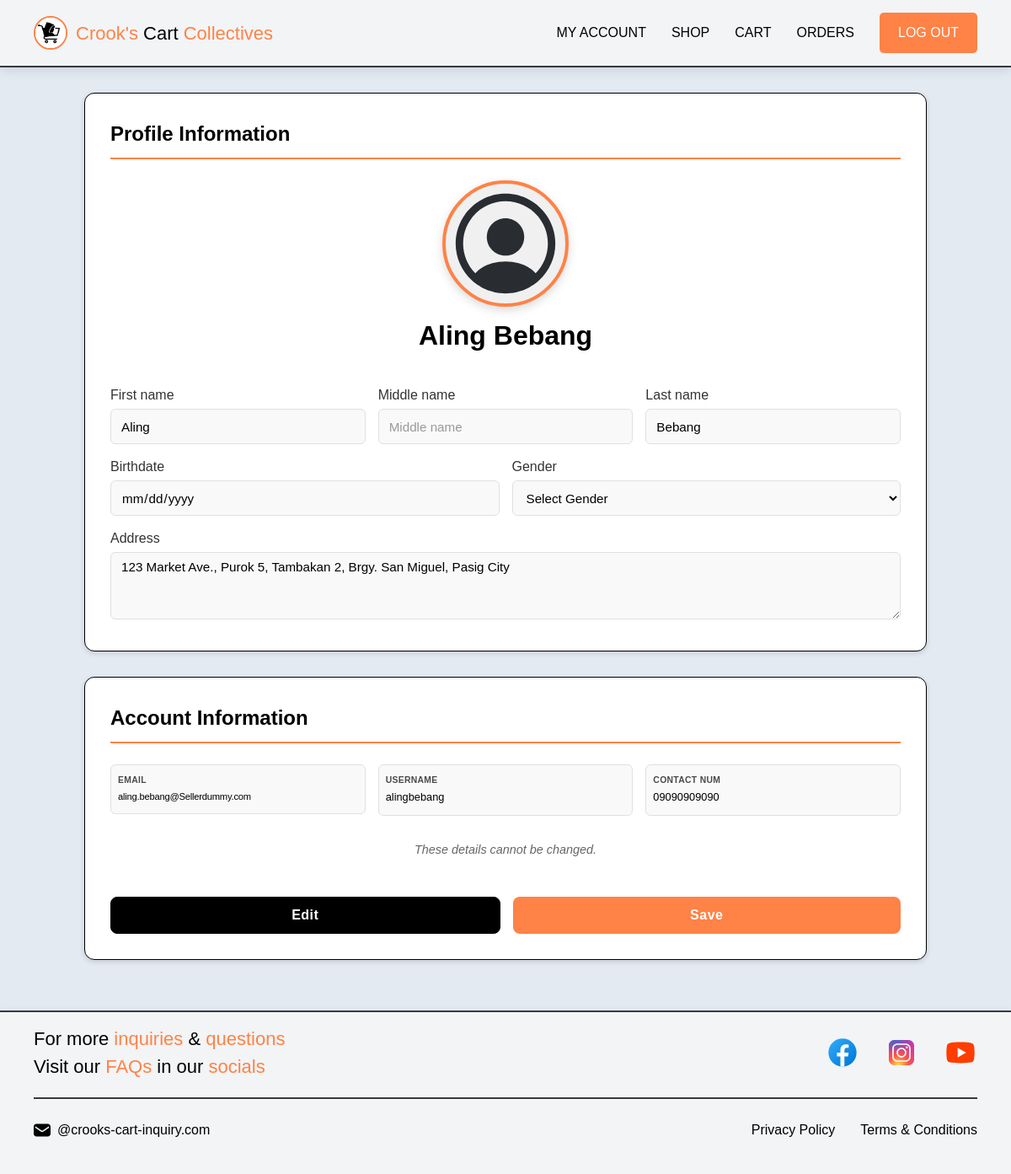
Screenshot of /pages/customer-profile.php (signed in) with the database file from the repository.
### tables this page shows
CREATE TABLE users (
    user_id INT AUTO_INCREMENT PRIMARY KEY,
    first_name VARCHAR(30) NOT NULL,
    middle_name VARCHAR(30),
    last_name VARCHAR(30) NOT NULL,
    email VARCHAR(100) UNIQUE NOT NULL,
    username VARCHAR(30) UNIQUE NOT NULL,
    password VARCHAR(60) NOT NULL,
    birthdate DATE,
    gender ENUM('Male', 'Female', 'Other'),
    contact_number VARCHAR(13),
    address VARCHAR(150),
    profile_picture VARCHAR(120),
    date_created TIMESTAMP DEFAULT CURRENT_TIMESTAMP,
    INDEX idx_email (email),
    INDEX idx_username (username),
    INDEX idx_contact (contact_number)
) COMMENT='Stores all user account information';

### database/data-storage-handler.php (called while the page is built, shortened)
<?php
function getFileUrl($path, $filename = null) {
    if ($filename !== null) {
        $fullPath = rtrim($path, '/') . '/' . $filename;
    } else {
        $fullPath = $path;
    }
    if (strpos($fullPath, 'Crooks-Data-Storage/') === 0) {
        return '../database/data-storage-handler.php?action=serve&path=' . urlencode($fullPath);
    }
    return '../' . $fullPath;
}
?>

### pages/customer-profile.php (the view, shortened to what this page needs)
<?php
require_once('../database/database-connect.php');
require_once('../database/data-storage-handler.php');
$userId = $_SESSION['user_id'];
$user = [];
try {
    $stmt = $connection->prepare("SELECT * FROM users WHERE user_id = ?");
    $stmt->execute([$userId]);
    $user = $stmt->fetch(PDO::FETCH_ASSOC);
} catch (PDOException $e) {
    error_log("Error fetching user profile: " . $e->getMessage());
    $error = "Unable to load profile data. Please try again later.";
}
function getProfilePictureUrl($picture) {
    return getFileUrl($picture);
}
?>
<!DOCTYPE html>
<html lang="en">
<head>
    <link rel="stylesheet" href="../styles/header.css">
    <link rel="stylesheet" href="../styles/profile.css">
    <link rel="stylesheet" href="../styles/footer.css">
</head>
<body>
    <?php include_once('header.php'); ?>
    <div class="content">
        <?php if (isset($error)): ?>
        <div class="message error" style="display: block; margin-bottom: 20px;">
            <?php echo htmlspecialchars($error); ?>
            <a href="customer-dashboard.php" style="color: white; text-decoration: underline; margin-left: 10px;">
                Return to Dashboard
            </a>
        </div>
        <?php else: ?>
        <form id="profileForm" class="profile-container" method="POST" enctype="multipart/form-data" autocomplete="on">
            <div class="form-section personal-info-section">
                <h3>Profile Information</h3>
                <div class="profile-stacked-container">
                    <div class="profile-picture-wrapper">
                        <img id="profilePicturePreview"
                             src="<?php echo getProfilePictureUrl($user['profile_picture'] ?? ''); ?>"
                             alt="Profile Picture"
                             onerror="this.onerror=null; this.src='../assets/image/icons/user-profile-circle.svg';">
                    </div>
                    <div class="profile-name-single-line">
                        <span class="display-full-name"><?php echo htmlspecialchars($user['first_name'] ?? '', ENT_QUOTES, 'UTF-8'); ?> <?php echo htmlspecialchars($user['last_name'] ?? '', ENT_QUOTES, 'UTF-8'); ?></span>
                    </div>
                </div>
                <div class="fields-row with-labels">
                    <div class="form-group flex-field">
                        <label for="first_name" class="field-label">First name</label>
                        <input type="text" id="first_name" name="first_name" required
                               value="<?php echo htmlspecialchars($user['first_name'] ?? '', ENT_QUOTES, 'UTF-8'); ?>"
                               placeholder="First name" maxlength="50" disabled>
                    </div>
                    <div class="form-group flex-field">
                        <label for="middle_name" class="field-label">Middle name</label>
                        <input type="text" id="middle_name" name="middle_name"
                               value="<?php echo htmlspecialchars($user['middle_name'] ?? '', ENT_QUOTES, 'UTF-8'); ?>"
                               placeholder="Middle name" maxlength="50" disabled>
                    </div>
                    <div class="form-group flex-field">
                        <label for="last_name" class="field-label">Last name</label>
                        <input type="text" id="last_name" name="last_name" required
                               value="<?php echo htmlspecialchars($user['last_name'] ?? '', ENT_QUOTES, 'UTF-8'); ?>"
                               placeholder="Last name" maxlength="50" disabled>
                    </div>
                </div>
                <div class="fields-row balanced-row with-labels">
                    <div class="form-group half-field">
                        <label for="birthdate" class="field-label">Birthdate</label>
                        <input type="date" id="birthdate" name="birthdate"
                               value="<?php echo htmlspecialchars($user['birthdate'] ?? ''); ?>"
                               max="<?php echo date('Y-m-d', strtotime('-13 years')); ?>"
                               min="<?php echo date('Y-m-d', strtotime('-120 years')); ?>" disabled>
                    </div>
                    <div class="form-group half-field">
                        <label for="gender" class="field-label">Gender</label>
                        <select id="gender" name="gender" disabled>
                            <option value="">Select Gender</option>
                        </select>
                    </div>
                </div>
                <div class="form-group full-width with-label">
                    <label for="address" class="field-label">Address</label>
                    <textarea id="address" name="address" required rows="3"
                              placeholder="Enter your complete address"
                              maxlength="255" disabled><?php echo htmlspecialchars($user['address'] ?? '', ENT_QUOTES, 'UTF-8'); ?></textarea>
                </div>
            </div>
            <div class="form-section account-info-section">
                <h3>Account Information</h3>
                <div class="info-row">
                    <div class="info-group">
                        <label>Email</label>
                        <p class="info-value centered"><?php echo htmlspecialchars($user['email'] ?? '', ENT_QUOTES, 'UTF-8'); ?></p>
                    </div>
                    <div class="info-group">
                        <label>Username</label>
                        <p class="info-value centered"><?php echo htmlspecialchars($user['username'] ?? '', ENT_QUOTES, 'UTF-8'); ?></p>
                    </div>
                    <div class="info-group">
                        <label>Contact num</label>
                        <p class="info-value centered"><?php echo htmlspecialchars($user['contact_number'] ?? '', ENT_QUOTES, 'UTF-8'); ?></p>
                    </div>
                </div>
                <div class="info-note centered">These details cannot be changed.</div>
                <div class="profile-actions">
                    <button type="button" id="editCancelBtn" class="btn btn-secondary">Edit</button>
                    <button type="button" id="saveProfileBtn" class="btn btn-primary" disabled>Save</button>
                </div>
            </div>
        </form>
        <?php endif; ?>
    </div>
    <?php include_once('footer.php'); ?>
</body>
</html>

### styles/header.css (style rules this page uses)
:root { --size-logo-height: 40px; --size-button-padding: 10px 20px; --size-button-radius: 5px; --size-navigation-gap: 30px; --size-header-padding: 15px 40px; --size-mobile-menu-max-width: 270px; --color-background-A: #e4eaf2; --color-background-B: #f2f4f6; --color-background-C: #000000; --color-linear-gradient-A: #a49bf8, #b8b9fa, #dbd5fd, #43c9fb; --color-text-A: #000000; --color-text-B: #ffffff; --color-text-C: #1e2e2f; --color-accent-A: #ff8246; --color-hover-A: #e8693d; --color-border-A: #363940; --effect-glow-A: 0 0 10px rgba(0, 0, 0, 0.2); --effect-glow-B: 0 0 10px rgba(211, 94, 53, 0.7); --effect-box-shadow-default: 0 2px 6px rgba(0, 0, 0, 0.15); --effect-transition-default: all 0.3s ease-in-out; --font-family-base: Arial, sans-serif; --font-size-base: 16px; --font-size-title: 22px; --font-weight-bold: 400; }
body { margin: 0; padding: 0; overflow-x: hidden; background-color: var(--color-background-A); color: var(--color-text-A); font-family: var(--font-family-base); transition: opacity 0.5s ease-in-out, transform 0.5s ease-in-out; }
html { -ms-overflow-style: none; scrollbar-width: none; }

### styles/sign-out.css (style rules this page uses)
:root { --effect-box-shadow-default: 0 4px 12px rgba(0, 0, 0, 0.1); --effect-box-shadow-hover: 0 8px 25px rgba(0, 0, 0, 0.15); --effect-transition-default: all 0.3s ease; --effect-glow-B: 0 0 10px rgba(255, 130, 70, 0.4); }

### rows the page displays
users: first_name "Aling", last_name "Bebang", address "123 Market Ave., Purok 5, Tambakan 2, Brgy. San Miguel, Pasig City", email "aling.bebang@Sellerdummy.com", username "alingbebang", contact_number "09090909090"
